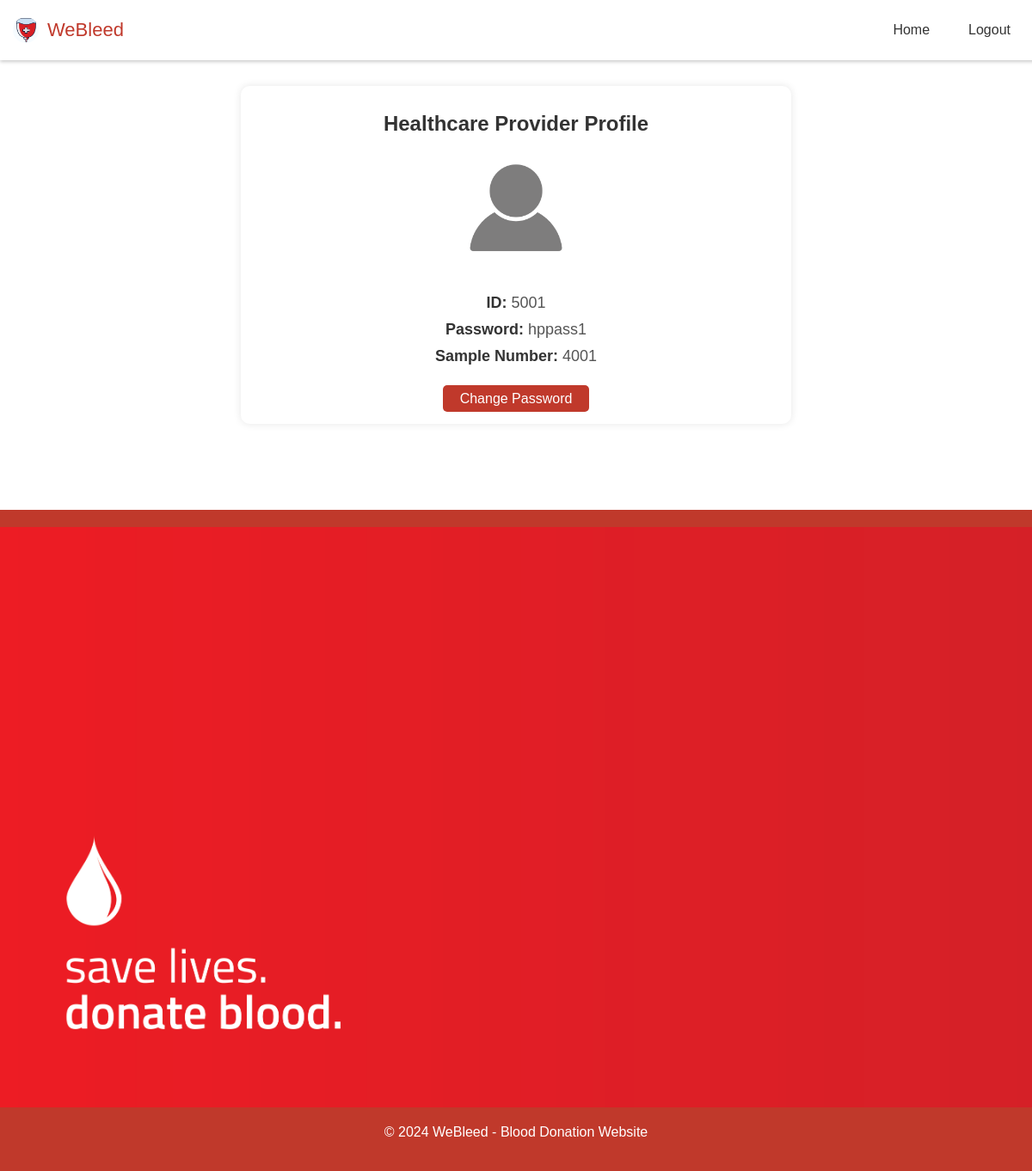
The page /hp_profile.php (signed in) on the database its author committed.
### tables this page shows
CREATE TABLE `healthcareprovider` (
  `hpID` int(4) NOT NULL,
  `hpPassword` varchar(20) NOT NULL,
  `sampleNo` int(4) NOT NULL
);

### hp_profile.php (the view, shortened to what this page needs)
<?php
include('connection.php');
$hpid = $_SESSION['hpID'];
$query = "SELECT * FROM healthcareprovider WHERE hpID = '$hpid'";
$result = mysqli_query($condb, $query);
if ($result && mysqli_num_rows($result) > 0) {
    $hp = mysqli_fetch_assoc($result);
} else {
    echo "Error fetching donor data.";
    exit();
}
?>
<!DOCTYPE html>
<html lang="en">
<head>
    <link rel="stylesheet" href="style.css">
</head>
<body>
    <nav class="navbar">
        <div class="logo_item">
            <img src="logo.jpg" alt="Company Logo">
            <span>WeBleed</span>
        </div>
        <div class="navbar_content">
            <ul>
                <li><a href="home_hp.php">Home</a></li>
                <li><a href="logout.php">Logout</a></li>
            </ul>
        </div>
    </nav>
    <div class="profile-container">
        <h2>Healthcare Provider Profile</h2>
        <div class="profile-pic">
                <img src="nopfp.png" alt="Profile Picture">
        </div>
        <div class="profile-info">
            <p><strong>ID:</strong> <?php echo $hp['hpID']; ?></p>
            <p><strong>Password:</strong> <?php echo $hp['hpPassword']; ?></p>
            <p><strong>Sample Number:</strong> <?php echo $hp['sampleNo']; ?></p>
        </div>
        <div class="profile-actions">
            <a href="hp_change_password.php" class="button">Change Password</a>
        </div>
    </div>
    <footer>
        <img src="bottom.png" alt="Footer Image">
        <p>&copy; 2024 WeBleed - Blood Donation Website</p>
    </footer>
</body>
</html>

### style.css (style rules this page uses)
body { font-family: Arial, sans-serif; margin: 0; padding: 0; background-color: white; color: #333; background-image: none; background-size: cover; }
h2 { text-align: center; color: #c0392b; margin-top: 10px; margin-bottom: 10px; }
footer { background-color: #c0392b; color: #fff; text-align: center; padding: 20px 0; }
footer img { width: 100%; height: auto; max-width: 100%; }
.navbar { position: fixed; top: 0; width: 100%; background-color: #fff; display: flex; justify-content: space-between; align-items: center; padding: 20px 5px; z-index: 1000; box-shadow: 0 2px 4px rgba(0, 0, 0, 0.2); }
.logo_item { display: flex; align-items: center; column-gap: 10px; font-size: 22px; font-weight: 500; color: #c0392b; margin-left: 5px; }
.navbar img { width: 30px; height: 30px; border-radius: 50%; margin-left: 5px; }
.navbar_content ul { margin: 0; padding: 0; list-style: none; display: flex; }
.navbar_content li { margin-left: 15px; }
.navbar_content a { text-decoration: none; color: #333; padding: 10px 15px; transition: color 0.3s ease; }
.profile-container { max-width: 600px; margin: 100px auto; padding: 20px; background-color: #fff; border-radius: 10px; box-shadow: 0 0 10px rgba(0, 0, 0, 0.1); text-align: center; }
.profile-container h2 { margin-bottom: 10px; font-size: 24px; color: #333; }
.profile-info p { margin: 10px 0; font-size: 18px; color: #555; }
.profile-info strong { color: #333; }
.profile-actions { margin-top: 30px; }
.profile-actions .button { padding: 7px 20px; background-color: #c0392b; color: #fff; border: none; border-radius: 5px; cursor: pointer; text-decoration: none; font-size: 16px; transition: background-color 0.3s ease; }
.profile-pic img { width: 150px; height: 150px; border-radius: 50%; margin-bottom: 10px; }

### rows shown on the page
healthcareprovider: hpID "5001", hpPassword "hppass1", sampleNo "4001"
